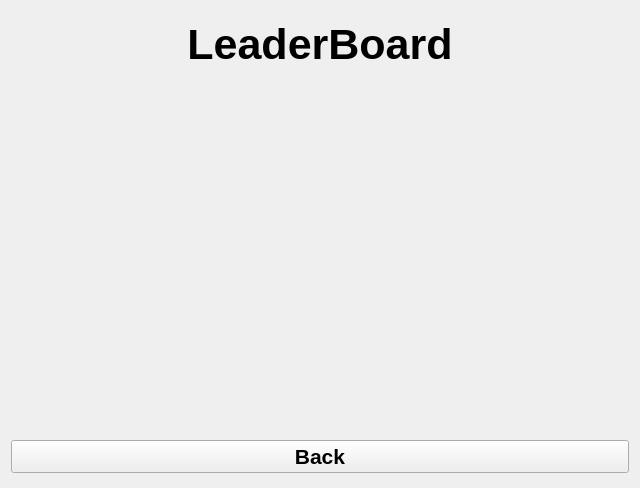
<?xml version="1.0" encoding="UTF-8"?>
<ui version="4.0">
 <class>LeaderBoard</class>
 <widget class="QWidget" name="LeaderBoard">
  <property name="geometry">
   <rect>
    <x>0</x>
    <y>0</y>
    <width>640</width>
    <height>488</height>
   </rect>
  </property>
  <property name="windowTitle">
   <string>Form</string>
  </property>
  <layout class="QVBoxLayout" name="verticalLayout_2">
   <property name="topMargin">
    <number>20</number>
   </property>
   <property name="bottomMargin">
    <number>15</number>
   </property>
   <item>
    <widget class="QLabel" name="LeaderBoardLabel">
     <property name="font">
      <font>
       <pointsize>32</pointsize>
       <bold>true</bold>
      </font>
     </property>
     <property name="text">
      <string>LeaderBoard</string>
     </property>
     <property name="alignment">
      <set>Qt::AlignmentFlag::AlignCenter</set>
     </property>
    </widget>
   </item>
   <item>
    <layout class="QVBoxLayout" name="PlayersVLayout">
     <property name="spacing">
      <number>12</number>
     </property>
    </layout>
   </item>
   <item>
    <spacer name="verticalSpacer">
     <property name="orientation">
      <enum>Qt::Orientation::Vertical</enum>
     </property>
     <property name="sizeHint" stdset="0">
      <size>
       <width>20</width>
       <height>40</height>
      </size>
     </property>
    </spacer>
   </item>
   <item>
    <widget class="QPushButton" name="BackButton">
     <property name="font">
      <font>
       <pointsize>16</pointsize>
       <bold>true</bold>
      </font>
     </property>
     <property name="cursor">
      <cursorShape>PointingHandCursor</cursorShape>
     </property>
     <property name="text">
      <string>Back</string>
     </property>
    </widget>
   </item>
  </layout>
 </widget>
 <resources/>
 <connections/>
</ui>
